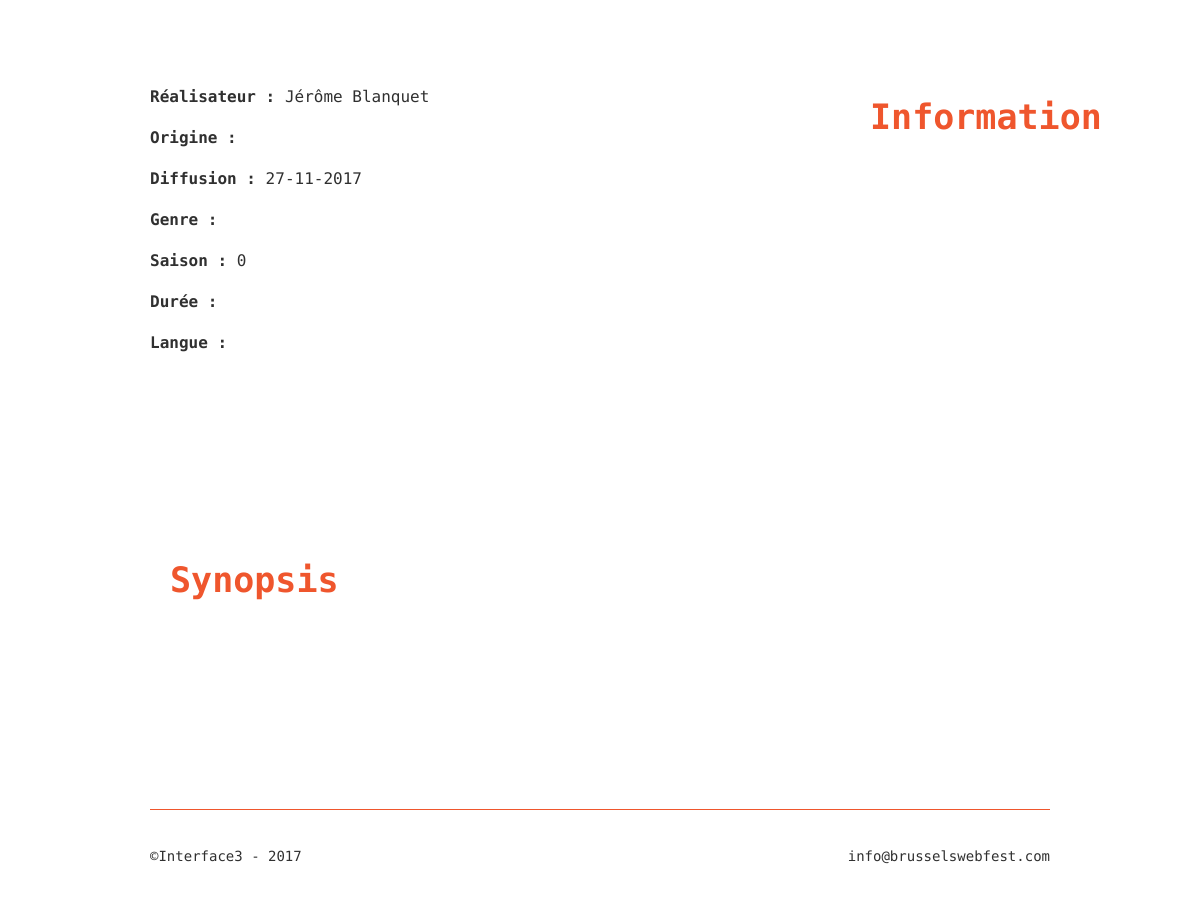
/detail.php?id=6 (lower part), run on an earlier commit of the app's database.
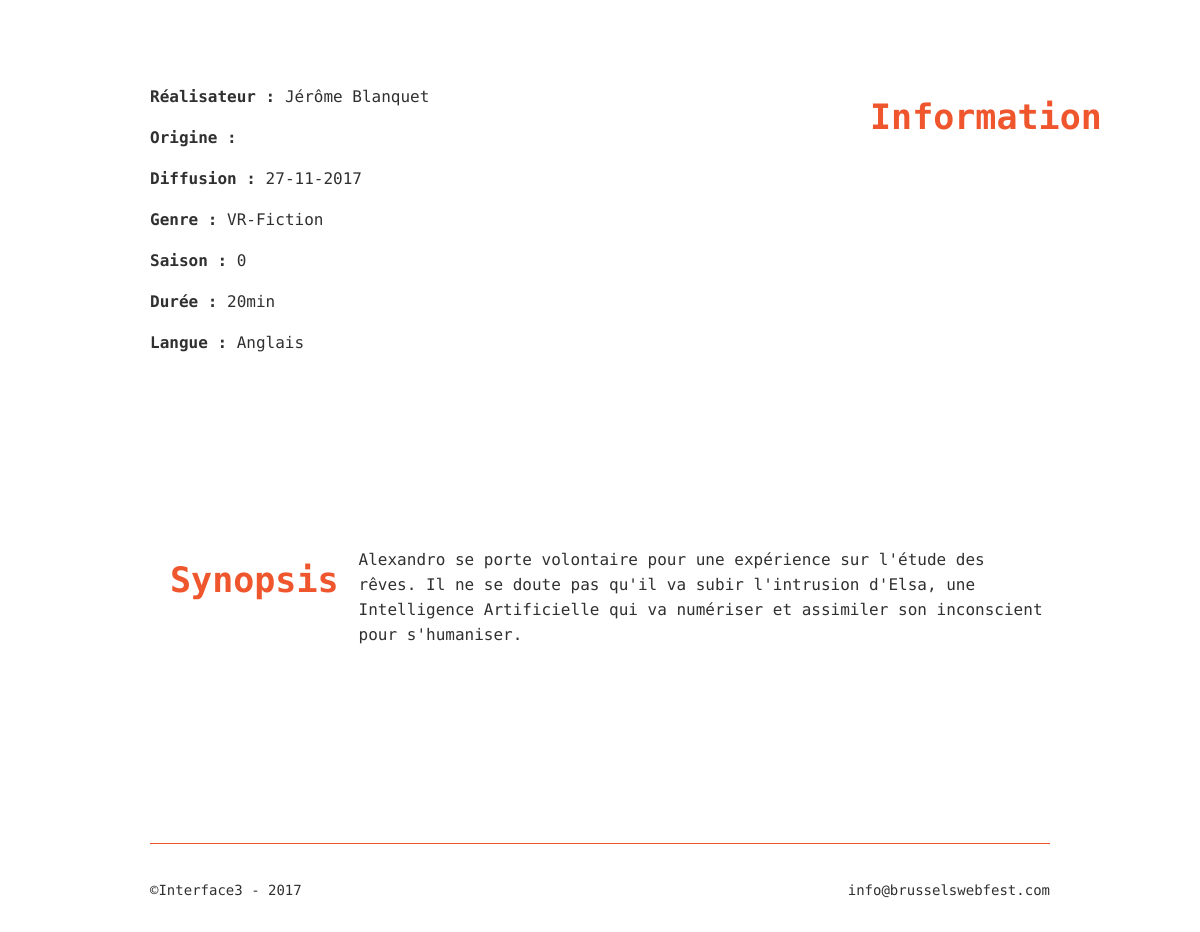
And on a later commit of the database.
### tables this page shows
CREATE TABLE `t_films` (
  `id_film` tinyint(3) UNSIGNED NOT NULL,
  `categorie` varchar(20) NOT NULL,
  `titre` varchar(80) NOT NULL,
  `realisateur` varchar(80) NOT NULL,
  `origine` varchar(30) NOT NULL,
  `diffusion` varchar(60) NOT NULL,
  `genre` varchar(100) NOT NULL,
  `saison` tinyint(2) NOT NULL,
  `duree` varchar(10) NOT NULL,
  `langue` varchar(20) NOT NULL,
  `synopsis` varchar(2000) NOT NULL,
  `ressourceImage` varchar(100) NOT NULL,
  `ressourceVideo` varchar(100) NOT NULL
);

### detail.php (the view, shortened to what this page needs)
<?php
try {
    $pdo = new PDO(MYSQL_DSN, DB_USER, DB_PWD);
} catch (PDOException $e) {
    $pdo = null;
    die('Problème technique');
}
$sql_films = $pdo->prepare('SELECT * FROM t_films WHERE id_film = :idfilm');
$sql_films->bindValue(':idfilm', $_GET['id'], PDO::PARAM_INT);
$sql_films->execute();
?>
<!DOCTYPE html>
<html lang="fr">
<head>
    <link rel="stylesheet" href="./css/normalize.css">
    <link rel="stylesheet" href="./css/font-awesome-4.7.0/css/font-awesome.min.css">
    <link rel="stylesheet" href="./css/screenFiche.css">
</head>
<body>
    <main>
               <?php
        if($sql_films->errorInfo()[0] == "00000"){
            $data = $sql_films->fetchAll(PDO::FETCH_ASSOC);
            if (count($data) == 1) {
        echo '<section>';
            echo'<div class="programme">';
                echo '<div>';
                    echo '<p><span>Réalisateur :</span> ' . $data[0]['realisateur'] . '</p>';
                    echo '<p><span>Origine :</span> ' . $data[0]['origine'] . '</p>';
                    echo '<p><span>Diffusion :</span> ' . $data[0]['diffusion'] . '</p>';
                    echo '<p><span>Genre :</span> ' . $data[0]['genre'] . '</p>';
                    echo '<p><span>Saison :</span> ' . $data[0]['saison'] . '</p>';
                    echo '<p><span>Durée :</span> ' . $data[0]['duree'] . '</p>';
                    echo '<p><span>Langue :</span> ' . $data[0]['langue'] . '</p>';
                echo '</div>';
                echo '<h2>Information</h2>';
            echo '</div>';
            echo '</section>';
        echo '<section>';
            echo '<div class="programme">';
                echo '<h2>Synopsis</h2>';
            echo '<p>' . $data[0]['synopsis'] . '</p>';
            echo '</div>';
        echo '</section>';
    } else {
        echo 'Veuillez ne pas changer l\'URL';
        }
}else {
            echo 'Veuillez ne pas changer l\'URL svp';
};
    ?>
    </main>
    <footer>
        <p>&copy;Interface3 - 2017</p>
        <p>info@brusselswebfest.com</p>
    </footer>
</body>
</html>

### css/screenFiche.css (style rules this page uses)
html { font-size: 62.5%; }
body { color: #303030; font-family: 'Space Mono', monospace; font-size: 1.6rem; line-height: 2.5rem; }
section, footer { margin: auto; width: 75%; }
.programme { display: flex; justify-content: space-around; padding-bottom: 8rem; padding-top: 8rem; }
.programme h2 { color: #ef562d; font-size: 3.5rem; line-height: 4rem; margin-left: 2rem; padding-right: 2rem; }
.programme p { font-weight: 400; width: 70rem; }
.programme p span { font-weight: bold; }
footer { border-top: 1px solid #ef562d; display: flex; font-size: 1.4rem; justify-content: space-between; margin-top: 10rem; padding-top: 2rem; padding-bottom: 1.5rem; }

What changed in the data, as far as the page shows it:
changed t_films "Jérôme Blanquet": genre (not shown) → "VR-Fiction"; duree (not shown) → "20min"; langue (not shown) → "Anglais"; synopsis (not shown) → "Alexandro se porte volontaire pour une expérience sur l'étude des rêves. Il ne se doute pas qu'il va subir l'intrusion d'Elsa, une Intelligence Artificielle qui va numériser et assimiler son inconscient pour s'humaniser."
